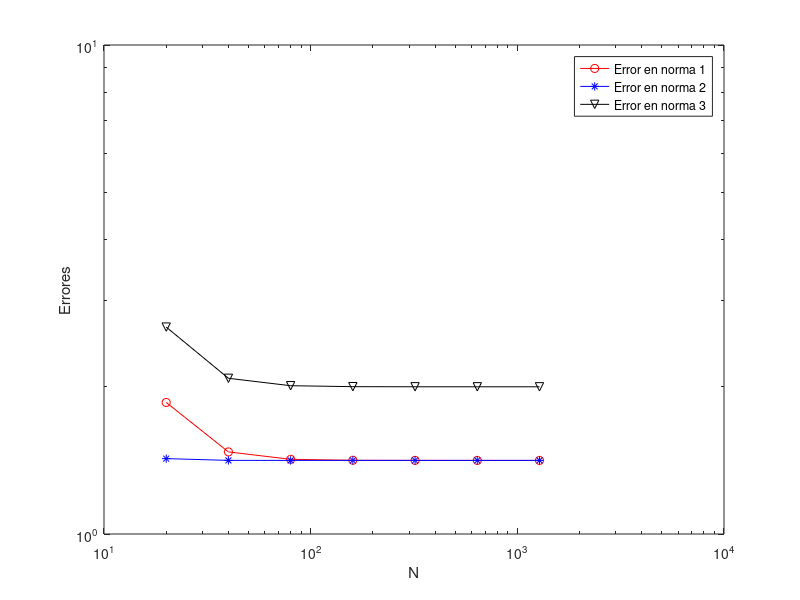
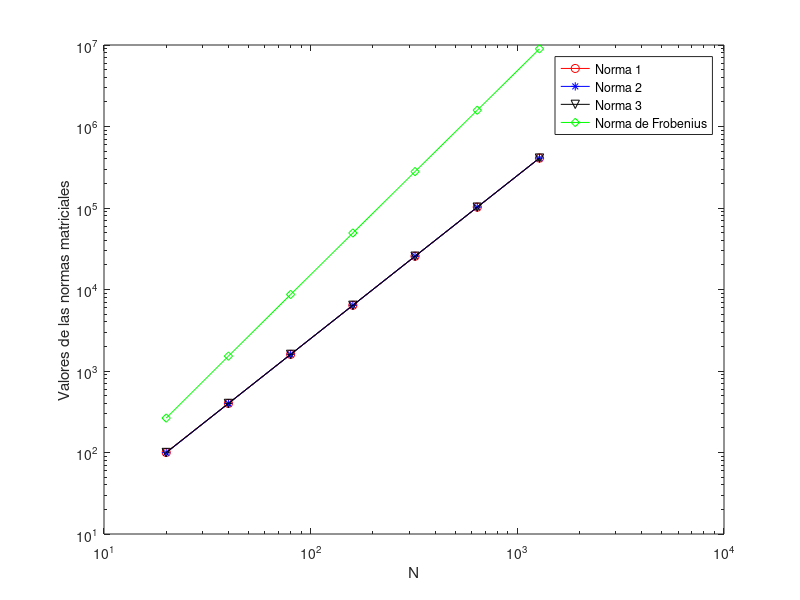

The MATLAB source for these figures, in order:
function [tabla_dim_err] = practica1
    % Practica 1 a completar
    format short e

    % Definimos el intervalo y el numero inicial de nodos N
    a = -2;
    b = 2;
    N = 20;

    % Fijamos el número de veces que se van a duplicar el número de nodos [20,40,80,...,1280]
    numrep = 7;

    % Inicializamos donde almacenar las normas de los errores y de las
    % matrices.
    errmatvserrfor = zeros(numrep, 1);

    error1 = zeros(numrep, 1);
    error2 = zeros(numrep, 1);
    errorinf = zeros(numrep, 1);

    norma1 = zeros(numrep, 1);
    norma2 = zeros(numrep, 1);
    normainf = zeros(numrep, 1);
    normafro = zeros(numrep, 1);

    % Para cada cantidad de nodos, calcular y almacenar en dos tablas:
    % Las normas vectoriales de los errores cometidos
    % Las normas matriciales de las matrices de derivación
    for i = 1 : numrep
         % Se almacena el número de nodos (dimensión del vector)
        dimen(i, 1) = N * ( 2^(i - 1) );

        % Se aproxima la derivada segunda mediante la fórmula y un método matricial
        [x, fdotdot, DD] = derivadasegunda(@mifuncion, a, b, dimen(i, 1));
            
        % Se aproxima la derivada segunda mediante la fórmula punto a punto
        [xcompar, fdotdotbis] = derivadasegundabis(@mifuncion, a, b, dimen(i, 1));

        % Diferencia entre el método matricial y el método punto a punto
        errmatvserrfor(i, 1) = norm(fdotdotbis - fdotdot);

        % Valor exacto de la derivada segunda
        fsegexacta = dersegex(x);

        % Calcular las normas vectoriales del error
        error1(i)   = norm(fdotdot - fsegexacta, 1);       % Norma 1
        error2(i)   = norm(fdotdot - fsegexacta, 2);      % Norma 2
        errorinf(i) = norm(fdotdot - fsegexacta, "inf");  % Norma Infinito

        % Calcular las normas matriciales de la matriz de derivación
        norma1(i)   = norm(DD, 1);           % Norma 1
        norma2(i)   = norm(DD, 2);          % Norma 2
        normainf(i) = norm(DD, "inf");      % Norma Infinito
        normafro(i) = norm(DD, "fro");      % Norma Frobenius

    end

        %%%%%%%%%
        %%% Sacar por pantalla Error Método Matricial vs Error Método fórmula elemento a elemento
        disp('Error Método Matricial vs Error Método fórmula elemento a elemento');
        tabla_dim_err = [dimen, errmatvserrfor];
        disp(tabla_dim_err);

        % Descomentar el pause para parar y analizar el error 
        pause
        
        % Pulsar una tecla para continuar

        %%% Figura 1 %%%
        % Tabla con la primera columna dimen y los errores al aproximar f''
        disp('Tabla con el valor de N y los errores en las normas 1, 2 e infinito respectivamente');
        tabla_dim_err12inf = [dimen error1, error2, errorinf];
        disp(tabla_dim_err12inf);

        % Tabla que muestre el decrecimiento de los errores en cada norma al duplicar N (orden)
        disp('Tabla con el decrecimiento del error al duplicar N');
        tabla_crec_err = [error1(1 : numrep - 1) ./ error1(2 : numrep), ...
                          error2(1 : numrep - 1) ./ error2(2 : numrep), ...
                          errorinf(1 : numrep - 1) ./ errorinf(2 : numrep)];
        disp(tabla_crec_err);
        % Descomentar el pause para parar y analizar el error 
        pause

        figure(1)
        clf
        loglog(dimen, error1 ./ error2, 'ro-', dimen, error2 ./ errorinf, 'b*-', dimen, error1 ./ errorinf, 'kv-')

        % Completar las etiquetas de los ejes y la leyenda adecuadamente
        xlabel('N');
        ylabel('Errores');
        legend('Error en norma 1', 'Error en norma 2', 'Error en norma 3');

        disp('----------------------------------------<o>----------------------------------------')

    %%% Figura 2 %%%
        % Tabla con la primea columna dimen y las normas de las matrices de derivacion
        disp('Tabla con las distintas normas matriciales')
        tabla_norm_mat = [dimen norma1 norma2 normainf normafro];
        disp(tabla_norm_mat);

        % Tabla que muestre el crecimiento de dichas normas con la dimension
        disp('Tabla con el crecimiento de las normas con la dimensión');
        tabla_crec_norm = [norma1(2 : numrep) ./ norma1(1 : numrep - 1), ...
                           norma2(2 : numrep) ./ norma2(1 : numrep - 1), ...
                           normainf(2 : numrep) ./ normainf(1 : numrep - 1), ...
                           normafro(2 : numrep) ./ normafro(1 : numrep - 1)];
        disp(tabla_crec_norm);

        % Descomentar el pause para parar y analizar el comportamiento
        pause

        figure(2)
        clf
        loglog(dimen, norma1, 'ro-', dimen, norma2, 'b*-', dimen, normainf, 'kv-', dimen, normafro, 'gd-');

        % Completar las etiquetas de los ejes y leyenda adecuadamente
        xlabel('N');
        ylabel('Valores de las normas matriciales');
        legend('Norma 1', 'Norma 2', 'Norma 3', 'Norma de Frobenius');  
end

% Programas auxiliares 

function [x, fdotdot, DD] = derivadasegunda(fun, a, b, N)

    % Programa que calcula la aproximación central a la derivada segunda
    % matricialmente

    % Se trabaja con una malla equiespaciada del intervalo [a, b].
    % x(j) = a + jh, h = (b - a) / N, j = 1, ..., N - 1.
    
    % Como datos de salida da:
    % x(j), j=1, ..., N - 1
    % DD la matriz de derivación de forma que al multiplicar 
    %       fdotdot= DD*fun(x)
    % fdotdot = la aproximación a la derivada segunda para x(j)=a+jh, j=(b-a)/N, j=1,...,N-1.
   
    h = (b - a) / N;
    x = a + h .* [1 : N - 1]';

    DD = (1 / (h^2)) * (diag(ones(N - 2, 1), -1) + diag(-2 * ones(N - 1, 1)) + diag(ones(N - 2, 1), 1));
    fdotdot = DD * fun(x);
end

function [xcompar,fdotdotbis] = derivadasegundabis(fun, a, b, N)

    % Programa que calcula la aproximación central a la derivada segunda
    % con la fórmula elemento a elemento

    % Se asume que es en una malla equiespaciada del intervalo [a,b].

    % La derivada se calcula con la fórmula de orden 2 usando los nodos
    % x(j)=a + j * h, h = (b - a) / N, j=0, ..., N.

    % Como datos de salida da:
    % xcompar=x(j), j=1,...,N-1
    % fdotdotbis = la aproximación a la derivada segunda con la fórmula

    h = (b - a) / N;
    x = a + h * [0 : N]';
    
    fdotdotbis = zeros(N - 1, 1);

    for j = 2 : N
        fdotdotbis(j - 1, 1) = fun(x(j - 1)) - 2 * fun(x(j)) + fun(x(j + 1));
    end
    
    xcompar = x(2 : N - 1, 1);
    fdotdotbis = (1 / h^2) * fdotdotbis;
end

% Programa auxiliar con la función a analizar
function f = mifuncion(x)
    % Poner la función que se desee analizar (Ej.: (x^2-4)(x^2+1))
    %f = (x.^2 - 4) .* (x.^2 + 1);
    % Comentar la anterior y poner otra según se solicite 
    f = exp(- x.^2);
end

% Programa auxiliar con la derivada segunda exacta de la función a analizar
function f = dersegex(x)
    % Poner la derivada segunda exacta de la función que se desee analizar (Ej.: ((x^2-4)(x^2+1))'' )
    %f = 12 * (x.^2) - 6;
    % Comentar la anterior y poner otra función según se solicite
    f = (4 * x.^2 - 2) .* exp(-x.^2);
end 

